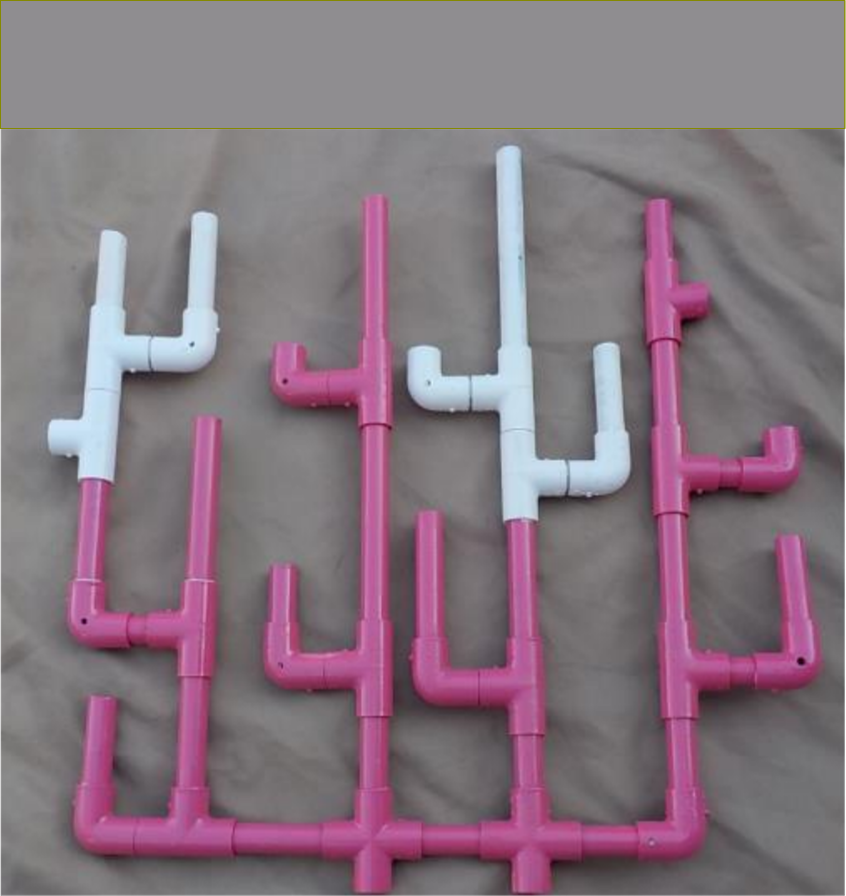
#> input picture korallrev/ref_images/korallrev_for.PNG, 846 x 896 px, found by its file name
$ python t_draw_contour.py
#> lines starting #> are read from the running program, lines starting #| are printed output that depends on the picture; after the words box and inside, x2 and y2 are one past the last pixel; in counts of white or black regions, pixels touching at a corner belong together
#> further down, im is the input picture: shape (896, 846, 3); mean B, G, R 127.1, 116.3, 133.4
### korallrev/tools.py
import cv2
import numpy as np
import matplotlib.pyplot as plt


class ObjectTotal:
    # [54 lines left out: functions __init__, set_before, get_bokses, draw_rectangles, show, not called in this run]
        # plt.show()


class Template:
    # [4 lines left out: function __init__, not called in this run]

    def show(self):
        # plt.figure()
        plt.imshow(self.image)


# [4 lines left out: function make_template, not called in this run]


class ObjectPart:
    __id = 0  # unik id for hver del, gjør det lettere å se hva som forsvinner/står igjen.
    # Hva hver del av korallrevet trenger

    # [29 lines left out: functions __init__, get_rectangle, set_color, not called in this run]

    def __str__(self):
        return f'id er {self._id}'

    def __repr__(self):
        return self.__str__()


def lilla_contour(img):
    hue = (155, 179)
    img_hsv = cv2.cvtColor(img, cv2.COLOR_BGR2HSV)
#> img_hsv: shape (896, 846, 3); mean H, S, V 137.8, 34.6, 135.6
    # [4 lines of commented-out code are left out]
    color_low = np.array([hue[0], 60, 90])  # bra for MATE
    color_high = np.array([hue[1], 200, 221])  # bra for MATE
    mask = cv2.inRange(img_hsv, color_low, color_high)
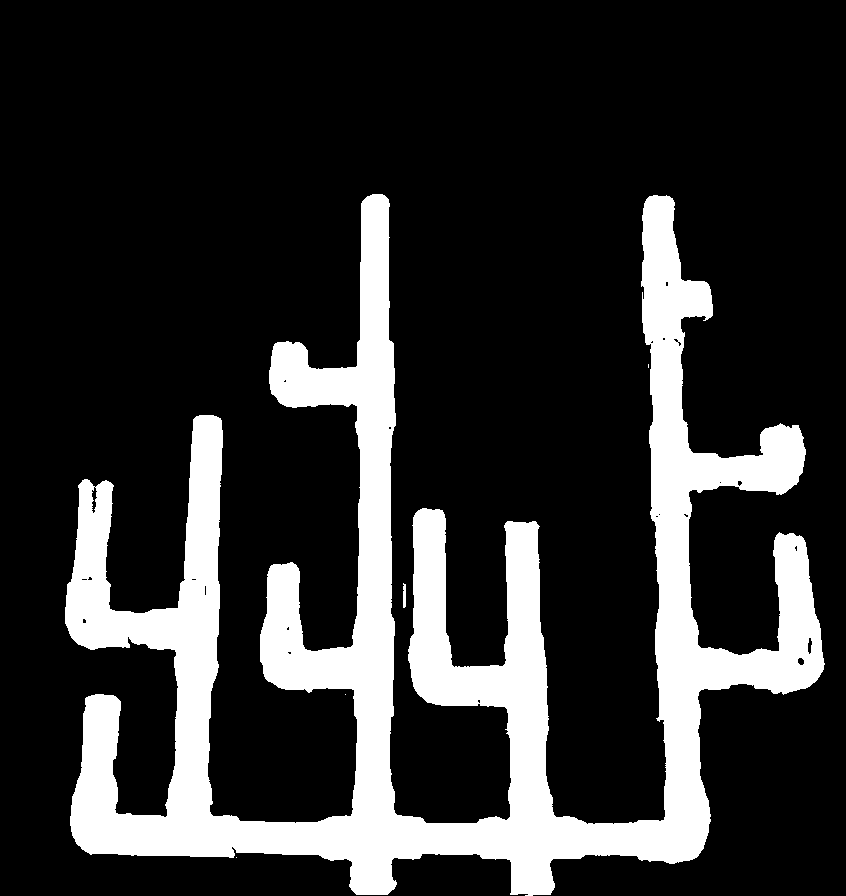
#> mask: shape (896, 846); 19.1% white; 5 white regions (3 under 20 px), largest, box (x1, y1, x2, y2) and area: (65, 194, 825, 896) 144517, (403, 583, 406, 608) 70
    res = cv2.bitwise_and(img, img, mask=mask)
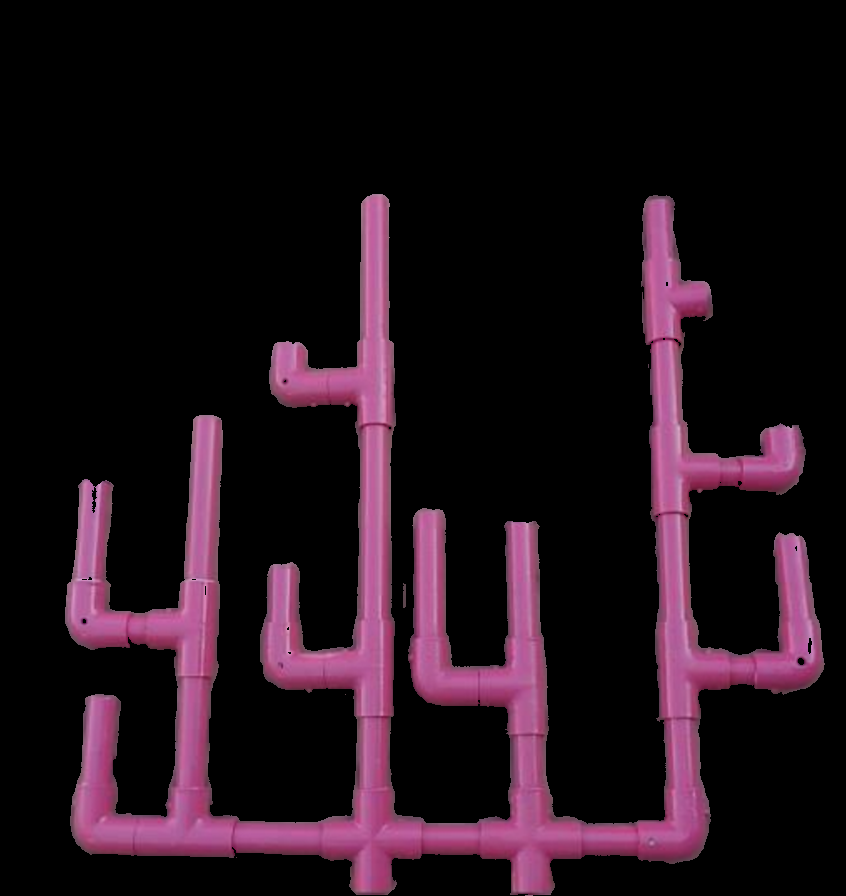
#> res: shape (896, 846, 3); mean B, G, R 24.8, 16, 31.1
    bare_h_lag = res[:, :, 0]
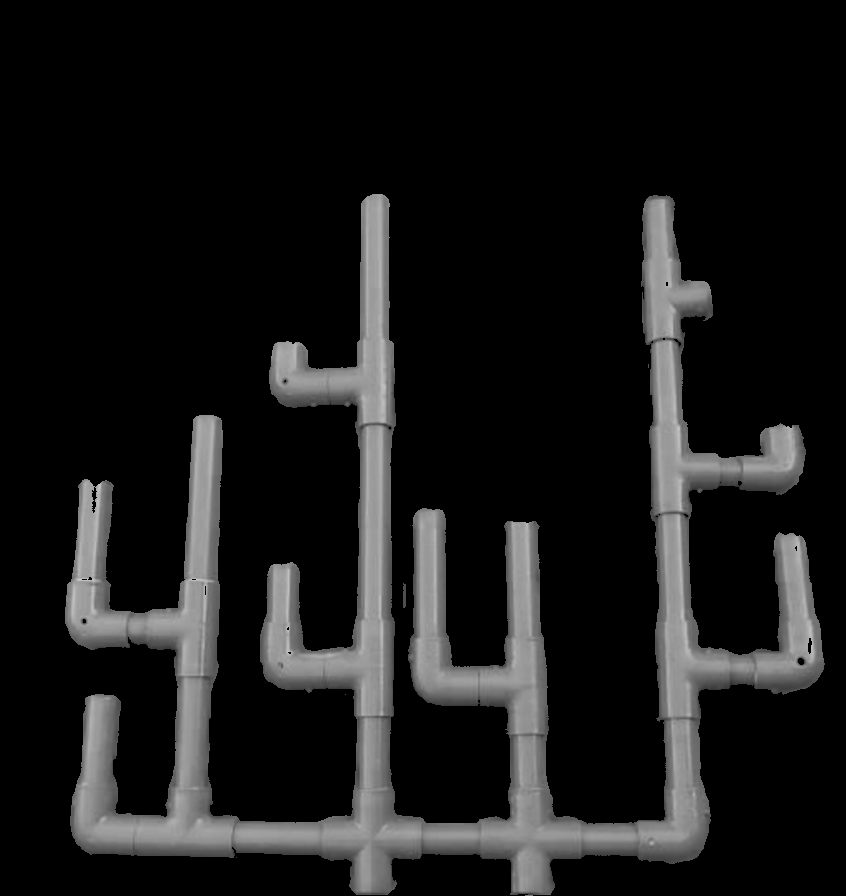
#> bare_h_lag: shape (896, 846); min 0, max 204, mean 24.8
    ret, contour_med_stoy = cv2.threshold(bare_h_lag, 30, 250, cv2.THRESH_BINARY)
#> contour_med_stoy: shape (896, 846); values 0 (black) and 250 (white), 19.1% white; 5 white regions (3 under 20 px)

    contours, hir = cv2.findContours(contour_med_stoy, cv2.RETR_TREE, cv2.CHAIN_APPROX_SIMPLE)
#> contours = 29 contours, 23 with area under 20; largest, box (x1, y1, x2, y2) and area: (65, 194, 825, 896) 140934, (91, 486, 98, 514) 101, (807, 637, 813, 655) 60, (403, 583, 406, 608) 44, (797, 657, 805, 666) 43, (737, 480, 743, 487) 21; hir = 29 rows, first 6: [1, -1, -1, -1], [2, 0, -1, -1], [3, 1, -1, -1], [4, 2, -1, -1], [-1, 3, 5, -1], [6, -1, -1, 4]
    cntsSorted = sorted(contours, key=lambda x: cv2.contourArea(x), reverse=True)
#> cntsSorted has the same summary as contours
    cnt1 = cntsSorted[:5]  # Tar de 6 første konturene, som skal være de seks største
#> cnt1 = 5 contours; box (x1, y1, x2, y2) and area: (65, 194, 825, 896) 140934, (91, 486, 98, 514) 101, (807, 637, 813, 655) 60, (403, 583, 406, 608) 44, (797, 657, 805, 666) 43
    blank = np.zeros(bare_h_lag.shape)
    only_contour = cv2.drawContours(blank, cnt1, -1, 255, -1)
#> only_contour: shape (896, 846) float64; 19.1% white; 2 white regions, box (x1, y1, x2, y2) and area: (65, 194, 825, 896) 144640, (403, 583, 406, 608) 70
    only_contour = np.uint8(only_contour)
    #
    # print(only_contour)
    # print(contour_med_stoy)
    return contour_med_stoy, only_contour


# [188 lines left out: functions biggest_contour_roi, crop_image, compute_iou, filter_overlap, find_non_overlap, is_area_white and 3 more, not called in this run]


# [27 lines that do not run on import are left out]

### korallrev/t_draw_contour.py
import cv2
import numpy as np
import matplotlib.pyplot as plt
# import template_matching_sicara as tmpl
import tools

SHAPE = (400, 400)

# im = cv2.imread('./korallrev/ref_images/mob_etter.jpg')
im = cv2.imread('./korallrev/ref_images/korallrev_for.png')
kontur = cv2.bilateralFilter(im, 10, 120, 120)
# plt.figure()
# plt.imshow(kontur)

kontur1 = tools.lilla_contour(im)  # Bare lilla områder
plt.figure()
#> (the run stopped early here; a loop or call above may not have finished)
